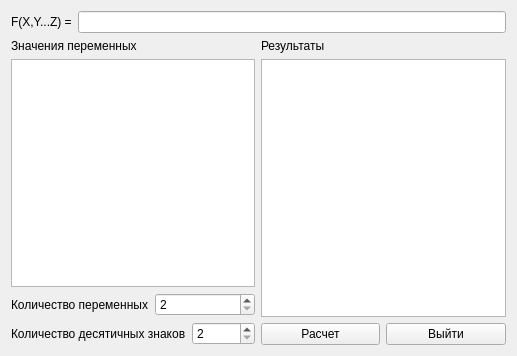
<?xml version="1.0" encoding="UTF-8"?>
<ui version="4.0">
 <class>FormPartialDerivatives</class>
 <widget class="QWidget" name="FormPartialDerivatives">
  <property name="geometry">
   <rect>
    <x>0</x>
    <y>0</y>
    <width>517</width>
    <height>356</height>
   </rect>
  </property>
  <property name="windowTitle">
   <string>Расчет частных производных функции нескольких переменных</string>
  </property>
  <layout class="QGridLayout" name="gridLayout_2">
   <item row="1" column="0">
    <layout class="QVBoxLayout" name="verticalLayout_3">
     <item>
      <layout class="QVBoxLayout" name="verticalLayout">
       <item>
        <widget class="QLabel" name="label">
         <property name="text">
          <string>Значения переменных</string>
         </property>
        </widget>
       </item>
       <item>
        <widget class="QTableView" name="tableViewVariables"/>
       </item>
      </layout>
     </item>
     <item>
      <layout class="QFormLayout" name="formLayout_2">
       <item row="0" column="0">
        <widget class="QLabel" name="label_4">
         <property name="text">
          <string>Количество переменных</string>
         </property>
        </widget>
       </item>
       <item row="0" column="1">
        <widget class="QSpinBox" name="spinBox">
         <property name="minimum">
          <number>2</number>
         </property>
         <property name="maximum">
          <number>20</number>
         </property>
        </widget>
       </item>
      </layout>
     </item>
     <item>
      <layout class="QFormLayout" name="formLayout">
       <item row="0" column="0">
        <widget class="QLabel" name="label_5">
         <property name="text">
          <string>Количество десятичных знаков</string>
         </property>
        </widget>
       </item>
       <item row="0" column="1">
        <widget class="QSpinBox" name="spinBoxPrec">
         <property name="minimum">
          <number>2</number>
         </property>
         <property name="maximum">
          <number>20</number>
         </property>
        </widget>
       </item>
      </layout>
     </item>
    </layout>
   </item>
   <item row="1" column="1">
    <layout class="QGridLayout" name="gridLayout">
     <item row="0" column="0" colspan="2">
      <layout class="QVBoxLayout" name="verticalLayout_2">
       <item>
        <widget class="QLabel" name="label_2">
         <property name="text">
          <string>Результаты</string>
         </property>
        </widget>
       </item>
       <item>
        <widget class="QTableView" name="tableViewDerivatives"/>
       </item>
      </layout>
     </item>
     <item row="1" column="0">
      <widget class="QPushButton" name="pushButtonCalculate">
       <property name="text">
        <string>Расчет</string>
       </property>
      </widget>
     </item>
     <item row="1" column="1">
      <widget class="QPushButton" name="pushButtonClose">
       <property name="text">
        <string>Выйти</string>
       </property>
      </widget>
     </item>
    </layout>
   </item>
   <item row="0" column="0" colspan="2">
    <layout class="QFormLayout" name="formLayout_3">
     <item row="0" column="0">
      <widget class="QLabel" name="label_3">
       <property name="text">
        <string>F(X,Y...Z) =</string>
       </property>
      </widget>
     </item>
     <item row="0" column="1">
      <widget class="QLineEdit" name="lineEditFunction"/>
     </item>
    </layout>
   </item>
  </layout>
 </widget>
 <resources/>
 <connections/>
</ui>
